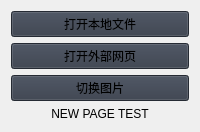
                     <widget class="QWidget" name="new_page">
                      <layout class="QVBoxLayout" name="verticalLayout_20">
                       <item>
                        <widget class="QPushButton" name="btn_local">
                         <property name="styleSheet">
                          <string notr="true">background-color: rgb(52, 59, 72);</string>
                         </property>
                         <property name="text">
                          <string>打开本地文件</string>
                         </property>
                        </widget>
                       </item>
                       <item>
                        <widget class="QPushButton" name="btn_web">
                         <property name="styleSheet">
                          <string notr="true">background-color: rgb(52, 59, 72);</string>
                         </property>
                         <property name="text">
                          <string>打开外部网页</string>
                         </property>
                        </widget>
                       </item>
                       <item>
                        <widget class="QPushButton" name="btn_pic">
                         <property name="styleSheet">
                          <string notr="true">background-color: rgb(52, 59, 72);</string>
                         </property>
                         <property name="text">
                          <string>切换图片</string>
                         </property>
                        </widget>
                       </item>
                       <item>
                        <widget class="QLabel" name="label">
                         <property name="text">
                          <string>NEW PAGE TEST</string>
                         </property>
                         <property name="alignment">
                          <set>Qt::AlignCenter</set>
                         </property>
                        </widget>
                       </item>
                      </layout>
                     </widget>
